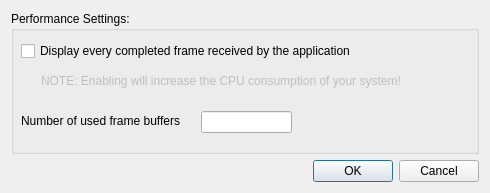
<?xml version="1.0" encoding="UTF-8"?>
<ui version="4.0">
 <class>DisplayOptionsDialog</class>
 <widget class="QDialog" name="DisplayOptionsDialog">
  <property name="geometry">
   <rect>
    <x>0</x>
    <y>0</y>
    <width>490</width>
    <height>193</height>
   </rect>
  </property>
  <property name="minimumSize">
   <size>
    <width>430</width>
    <height>145</height>
   </size>
  </property>
  <property name="maximumSize">
   <size>
    <width>490</width>
    <height>400</height>
   </size>
  </property>
  <property name="windowTitle">
   <string>Viewer Options</string>
  </property>
  <layout class="QVBoxLayout" name="verticalLayout_2">
   <item>
    <layout class="QVBoxLayout" name="verticalLayout">
     <item>
      <widget class="QGroupBox" name="groupBox_Display">
       <property name="title">
        <string>Performance Settings: </string>
       </property>
       <widget class="QCheckBox" name="DisplayInterval_CheckBox">
        <property name="geometry">
         <rect>
          <x>10</x>
          <y>30</y>
          <width>451</width>
          <height>20</height>
         </rect>
        </property>
        <property name="text">
         <string>Display every completed frame received by the application</string>
        </property>
       </widget>
       <widget class="QLabel" name="Note_Label">
        <property name="enabled">
         <bool>false</bool>
        </property>
        <property name="geometry">
         <rect>
          <x>30</x>
          <y>60</y>
          <width>431</width>
          <height>20</height>
         </rect>
        </property>
        <property name="text">
         <string>NOTE: Enabling will increase the CPU consumption of your system!</string>
        </property>
       </widget>
       <widget class="QLabel" name="label_FramesCount">
        <property name="geometry">
         <rect>
          <x>10</x>
          <y>100</y>
          <width>181</width>
          <height>20</height>
         </rect>
        </property>
        <property name="text">
         <string>Number of used frame buffers</string>
        </property>
       </widget>
       <widget class="QLineEdit" name="lineEdit_FramesCount">
        <property name="geometry">
         <rect>
          <x>190</x>
          <y>100</y>
          <width>91</width>
          <height>22</height>
         </rect>
        </property>
       </widget>
      </widget>
     </item>
    </layout>
   </item>
   <item>
    <widget class="QDialogButtonBox" name="buttonBox">
     <property name="orientation">
      <enum>Qt::Horizontal</enum>
     </property>
     <property name="standardButtons">
      <set>QDialogButtonBox::Cancel|QDialogButtonBox::Ok</set>
     </property>
    </widget>
   </item>
  </layout>
 </widget>
 <resources/>
 <connections>
  <connection>
   <sender>buttonBox</sender>
   <signal>accepted()</signal>
   <receiver>DisplayOptionsDialog</receiver>
   <slot>accept()</slot>
   <hints>
    <hint type="sourcelabel">
     <x>248</x>
     <y>254</y>
    </hint>
    <hint type="destinationlabel">
     <x>157</x>
     <y>274</y>
    </hint>
   </hints>
  </connection>
  <connection>
   <sender>buttonBox</sender>
   <signal>rejected()</signal>
   <receiver>DisplayOptionsDialog</receiver>
   <slot>reject()</slot>
   <hints>
    <hint type="sourcelabel">
     <x>316</x>
     <y>260</y>
    </hint>
    <hint type="destinationlabel">
     <x>286</x>
     <y>274</y>
    </hint>
   </hints>
  </connection>
 </connections>
</ui>
